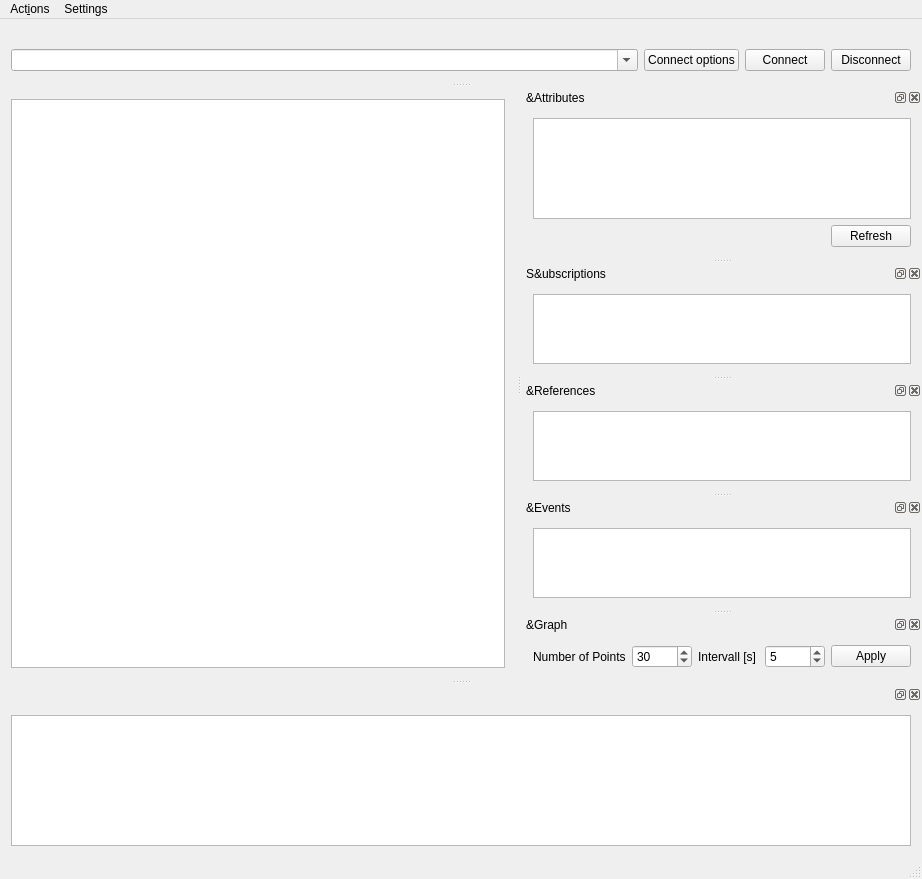
<?xml version="1.0" encoding="UTF-8"?>
<ui version="4.0">
 <class>MainWindow</class>
 <widget class="QMainWindow" name="MainWindow">
  <property name="geometry">
   <rect>
    <x>0</x>
    <y>0</y>
    <width>922</width>
    <height>879</height>
   </rect>
  </property>
  <property name="windowTitle">
   <string>OPC Explorer</string>
  </property>
  <property name="windowIcon">
   <iconset>
    <normaloff>../network.svg</normaloff>../network.svg</iconset>
  </property>
  <widget class="QWidget" name="centralWidget">
   <layout class="QGridLayout" name="gridLayout_2">
    <item row="0" column="0">
     <widget class="QSplitter" name="splitter">
      <property name="sizePolicy">
       <sizepolicy hsizetype="Preferred" vsizetype="Preferred">
        <horstretch>0</horstretch>
        <verstretch>0</verstretch>
       </sizepolicy>
      </property>
      <property name="orientation">
       <enum>Qt::Horizontal</enum>
      </property>
      <widget class="QTreeView" name="treeView">
       <property name="sizePolicy">
        <sizepolicy hsizetype="Fixed" vsizetype="Expanding">
         <horstretch>0</horstretch>
         <verstretch>0</verstretch>
        </sizepolicy>
       </property>
       <property name="focusPolicy">
        <enum>Qt::StrongFocus</enum>
       </property>
       <property name="contextMenuPolicy">
        <enum>Qt::ActionsContextMenu</enum>
       </property>
       <property name="editTriggers">
        <set>QAbstractItemView::NoEditTriggers</set>
       </property>
       <property name="dragEnabled">
        <bool>true</bool>
       </property>
       <property name="dragDropMode">
        <enum>QAbstractItemView::DragOnly</enum>
       </property>
      </widget>
     </widget>
    </item>
   </layout>
  </widget>
  <widget class="QMenuBar" name="menuBar">
   <property name="geometry">
    <rect>
     <x>0</x>
     <y>0</y>
     <width>922</width>
     <height>24</height>
    </rect>
   </property>
   <widget class="QMenu" name="menuOPC_UA_Client">
    <property name="title">
     <string>Act&amp;ions</string>
    </property>
    <addaction name="actionConnect"/>
    <addaction name="actionDisconnect"/>
    <addaction name="actionCopyPath"/>
    <addaction name="actionCopyNodeId"/>
    <addaction name="actionSubscribeDataChange"/>
    <addaction name="actionUnsubscribeDataChange"/>
    <addaction name="actionSubscribeEvent"/>
    <addaction name="actionUnsubscribeEvents"/>
   </widget>
   <widget class="QMenu" name="menuSettings">
    <property name="title">
     <string>Settings</string>
    </property>
    <addaction name="actionDark_Mode"/>
    <addaction name="actionClient_Application_Certificate"/>
   </widget>
   <addaction name="menuOPC_UA_Client"/>
   <addaction name="menuSettings"/>
  </widget>
  <widget class="QStatusBar" name="statusBar"/>
  <widget class="QDockWidget" name="attrDockWidget">
   <property name="sizePolicy">
    <sizepolicy hsizetype="Expanding" vsizetype="Preferred">
     <horstretch>0</horstretch>
     <verstretch>0</verstretch>
    </sizepolicy>
   </property>
   <property name="minimumSize">
    <size>
     <width>400</width>
     <height>170</height>
    </size>
   </property>
   <property name="windowTitle">
    <string>&amp;Attributes</string>
   </property>
   <attribute name="dockWidgetArea">
    <number>2</number>
   </attribute>
   <widget class="QWidget" name="dockWidgetContents">
    <property name="sizePolicy">
     <sizepolicy hsizetype="Expanding" vsizetype="Preferred">
      <horstretch>0</horstretch>
      <verstretch>0</verstretch>
     </sizepolicy>
    </property>
    <property name="minimumSize">
     <size>
      <width>100</width>
      <height>0</height>
     </size>
    </property>
    <layout class="QGridLayout" name="gridLayout_4">
     <item row="0" column="0" colspan="2">
      <widget class="QTreeView" name="attrView">
       <property name="focusPolicy">
        <enum>Qt::StrongFocus</enum>
       </property>
       <property name="sizeAdjustPolicy">
        <enum>QAbstractScrollArea::AdjustToContents</enum>
       </property>
       <property name="editTriggers">
        <set>QAbstractItemView::AllEditTriggers</set>
       </property>
       <property name="showDropIndicator" stdset="0">
        <bool>false</bool>
       </property>
       <property name="textElideMode">
        <enum>Qt::ElideNone</enum>
       </property>
       <property name="autoExpandDelay">
        <number>-1</number>
       </property>
       <property name="indentation">
        <number>18</number>
       </property>
       <property name="sortingEnabled">
        <bool>true</bool>
       </property>
       <property name="wordWrap">
        <bool>true</bool>
       </property>
      </widget>
     </item>
     <item row="1" column="0">
      <spacer name="horizontalSpacer">
       <property name="orientation">
        <enum>Qt::Horizontal</enum>
       </property>
       <property name="sizeHint" stdset="0">
        <size>
         <width>40</width>
         <height>20</height>
        </size>
       </property>
      </spacer>
     </item>
     <item row="1" column="1">
      <widget class="QPushButton" name="attrRefreshButton">
       <property name="text">
        <string>Refresh</string>
       </property>
      </widget>
     </item>
    </layout>
   </widget>
  </widget>
  <widget class="QDockWidget" name="addrDockWidget">
   <property name="sizePolicy">
    <sizepolicy hsizetype="Preferred" vsizetype="Minimum">
     <horstretch>0</horstretch>
     <verstretch>0</verstretch>
    </sizepolicy>
   </property>
   <property name="features">
    <set>QDockWidget::NoDockWidgetFeatures</set>
   </property>
   <property name="allowedAreas">
    <set>Qt::TopDockWidgetArea</set>
   </property>
   <attribute name="dockWidgetArea">
    <number>4</number>
   </attribute>
   <widget class="QWidget" name="dockWidgetContents_2">
    <property name="sizePolicy">
     <sizepolicy hsizetype="Expanding" vsizetype="Preferred">
      <horstretch>0</horstretch>
      <verstretch>0</verstretch>
     </sizepolicy>
    </property>
    <layout class="QGridLayout" name="gridLayout">
     <item row="1" column="4">
      <widget class="QPushButton" name="connectButton">
       <property name="focusPolicy">
        <enum>Qt::StrongFocus</enum>
       </property>
       <property name="text">
        <string>Connect</string>
       </property>
      </widget>
     </item>
     <item row="1" column="5">
      <widget class="QPushButton" name="disconnectButton">
       <property name="focusPolicy">
        <enum>Qt::StrongFocus</enum>
       </property>
       <property name="text">
        <string>Disconnect</string>
       </property>
      </widget>
     </item>
     <item row="1" column="2">
      <widget class="QComboBox" name="addrComboBox">
       <property name="sizePolicy">
        <sizepolicy hsizetype="Expanding" vsizetype="Fixed">
         <horstretch>0</horstretch>
         <verstretch>0</verstretch>
        </sizepolicy>
       </property>
       <property name="editable">
        <bool>true</bool>
       </property>
       <property name="insertPolicy">
        <enum>QComboBox::InsertAtTop</enum>
       </property>
      </widget>
     </item>
     <item row="1" column="3">
      <widget class="QPushButton" name="connectOptionButton">
       <property name="focusPolicy">
        <enum>Qt::StrongFocus</enum>
       </property>
       <property name="text">
        <string>Connect options</string>
       </property>
      </widget>
     </item>
    </layout>
   </widget>
  </widget>
  <widget class="QDockWidget" name="subDockWidget">
   <property name="sizePolicy">
    <sizepolicy hsizetype="Expanding" vsizetype="Preferred">
     <horstretch>0</horstretch>
     <verstretch>0</verstretch>
    </sizepolicy>
   </property>
   <property name="windowTitle">
    <string>S&amp;ubscriptions</string>
   </property>
   <attribute name="dockWidgetArea">
    <number>2</number>
   </attribute>
   <widget class="QWidget" name="dockWidgetContents_3">
    <property name="sizePolicy">
     <sizepolicy hsizetype="Expanding" vsizetype="Preferred">
      <horstretch>0</horstretch>
      <verstretch>0</verstretch>
     </sizepolicy>
    </property>
    <layout class="QGridLayout" name="gridLayout_3">
     <item row="0" column="0">
      <widget class="QTableView" name="subView">
       <property name="focusPolicy">
        <enum>Qt::StrongFocus</enum>
       </property>
       <property name="acceptDrops">
        <bool>true</bool>
       </property>
       <property name="sizeAdjustPolicy">
        <enum>QAbstractScrollArea::AdjustToContents</enum>
       </property>
       <property name="editTriggers">
        <set>QAbstractItemView::NoEditTriggers</set>
       </property>
       <property name="tabKeyNavigation">
        <bool>false</bool>
       </property>
       <property name="dragDropOverwriteMode">
        <bool>false</bool>
       </property>
       <property name="dragDropMode">
        <enum>QAbstractItemView::DropOnly</enum>
       </property>
      </widget>
     </item>
    </layout>
   </widget>
  </widget>
  <widget class="QDockWidget" name="refDockWidget">
   <property name="sizePolicy">
    <sizepolicy hsizetype="Expanding" vsizetype="Preferred">
     <horstretch>0</horstretch>
     <verstretch>0</verstretch>
    </sizepolicy>
   </property>
   <property name="windowTitle">
    <string>&amp;References</string>
   </property>
   <attribute name="dockWidgetArea">
    <number>2</number>
   </attribute>
   <widget class="QWidget" name="dockWidgetContents_4">
    <property name="sizePolicy">
     <sizepolicy hsizetype="Expanding" vsizetype="Preferred">
      <horstretch>0</horstretch>
      <verstretch>0</verstretch>
     </sizepolicy>
    </property>
    <layout class="QVBoxLayout" name="verticalLayout_2">
     <item>
      <widget class="QTableView" name="refView">
       <property name="focusPolicy">
        <enum>Qt::StrongFocus</enum>
       </property>
       <property name="editTriggers">
        <set>QAbstractItemView::NoEditTriggers</set>
       </property>
       <property name="tabKeyNavigation">
        <bool>false</bool>
       </property>
      </widget>
     </item>
    </layout>
   </widget>
  </widget>
  <widget class="QDockWidget" name="evDockWidget">
   <property name="sizePolicy">
    <sizepolicy hsizetype="Expanding" vsizetype="Preferred">
     <horstretch>0</horstretch>
     <verstretch>0</verstretch>
    </sizepolicy>
   </property>
   <property name="windowTitle">
    <string>&amp;Events</string>
   </property>
   <attribute name="dockWidgetArea">
    <number>2</number>
   </attribute>
   <widget class="QWidget" name="dockWidgetContents_5">
    <layout class="QGridLayout" name="gridLayout_5">
     <item row="0" column="0">
      <widget class="QListView" name="evView">
       <property name="focusPolicy">
        <enum>Qt::StrongFocus</enum>
       </property>
       <property name="acceptDrops">
        <bool>true</bool>
       </property>
       <property name="editTriggers">
        <set>QAbstractItemView::NoEditTriggers</set>
       </property>
       <property name="dragDropMode">
        <enum>QAbstractItemView::DropOnly</enum>
       </property>
      </widget>
     </item>
    </layout>
   </widget>
  </widget>
  <widget class="QDockWidget" name="logDockWidget_2">
   <attribute name="dockWidgetArea">
    <number>8</number>
   </attribute>
   <widget class="QWidget" name="dockWidgetContents_7">
    <layout class="QGridLayout" name="gridLayout_6">
     <item row="0" column="0">
      <widget class="QTextEdit" name="logTextEdit">
       <property name="focusPolicy">
        <enum>Qt::StrongFocus</enum>
       </property>
       <property name="tabChangesFocus">
        <bool>true</bool>
       </property>
       <property name="readOnly">
        <bool>false</bool>
       </property>
      </widget>
     </item>
    </layout>
   </widget>
  </widget>
  <widget class="QDockWidget" name="graphDockWidget">
   <property name="windowTitle">
    <string>&amp;Graph</string>
   </property>
   <attribute name="dockWidgetArea">
    <number>2</number>
   </attribute>
   <widget class="QWidget" name="dockWidgetContents_6">
    <layout class="QGridLayout" name="gridLayout_7">
     <item row="0" column="0">
      <layout class="QVBoxLayout" name="graphLayout">
       <item>
        <layout class="QHBoxLayout" name="horizontalLayout">
         <item>
          <widget class="QLabel" name="labelNumberOfPoints">
           <property name="text">
            <string>Number of Points</string>
           </property>
          </widget>
         </item>
         <item>
          <widget class="QSpinBox" name="spinBoxNumberOfPoints">
           <property name="minimum">
            <number>10</number>
           </property>
           <property name="maximum">
            <number>100</number>
           </property>
           <property name="value">
            <number>30</number>
           </property>
          </widget>
         </item>
         <item>
          <widget class="QLabel" name="labelIntervall">
           <property name="text">
            <string>Intervall [s]</string>
           </property>
          </widget>
         </item>
         <item>
          <widget class="QSpinBox" name="spinBoxIntervall">
           <property name="minimum">
            <number>1</number>
           </property>
           <property name="maximum">
            <number>3600</number>
           </property>
           <property name="value">
            <number>5</number>
           </property>
          </widget>
         </item>
         <item>
          <widget class="QPushButton" name="buttonApply">
           <property name="text">
            <string>Apply</string>
           </property>
          </widget>
         </item>
        </layout>
       </item>
      </layout>
     </item>
    </layout>
   </widget>
  </widget>
  <action name="actionConnect">
   <property name="text">
    <string>&amp;Connect</string>
   </property>
  </action>
  <action name="actionDisconnect">
   <property name="text">
    <string>&amp;Disconnect</string>
   </property>
   <property name="toolTip">
    <string>Disconnect from server</string>
   </property>
  </action>
  <action name="actionSubscribeDataChange">
   <property name="text">
    <string>&amp;Subscribe to data change</string>
   </property>
   <property name="toolTip">
    <string>Subscribe to data change from selected node</string>
   </property>
  </action>
  <action name="actionUnsubscribeDataChange">
   <property name="text">
    <string>&amp;Unsubscribe to DataChange</string>
   </property>
   <property name="toolTip">
    <string>Unsubscribe to DataChange for current node</string>
   </property>
  </action>
  <action name="actionSubscribeEvent">
   <property name="text">
    <string>Subscribe to &amp;events</string>
   </property>
   <property name="toolTip">
    <string>Subscribe to events from selected node</string>
   </property>
  </action>
  <action name="actionUnsubscribeEvents">
   <property name="text">
    <string>U&amp;nsubscribe to Events</string>
   </property>
   <property name="toolTip">
    <string>Unsubscribe to Events from current node</string>
   </property>
  </action>
  <action name="actionCopyPath">
   <property name="text">
    <string>Copy &amp;Path</string>
   </property>
   <property name="toolTip">
    <string>Copy path to node to clipboard</string>
   </property>
  </action>
  <action name="actionCopyNodeId">
   <property name="text">
    <string>C&amp;opy NodeId</string>
   </property>
   <property name="toolTip">
    <string>Copy NodeId to clipboard</string>
   </property>
  </action>
  <action name="actionAddToGraph">
   <property name="text">
    <string>Add to &amp;Graph</string>
   </property>
   <property name="toolTip">
    <string>Add this node to the graph</string>
   </property>
   <property name="shortcut">
    <string>Ctrl+G</string>
   </property>
  </action>
  <action name="actionRemoveFromGraph">
   <property name="text">
    <string>Remove from Graph</string>
   </property>
   <property name="toolTip">
    <string>Remove this node from the graph</string>
   </property>
   <property name="shortcut">
    <string>Ctrl+Shift+G</string>
   </property>
  </action>
  <action name="actionCall">
   <property name="text">
    <string>Call</string>
   </property>
   <property name="toolTip">
    <string>Call Ua Method</string>
   </property>
  </action>
  <action name="actionDark_Mode">
   <property name="checkable">
    <bool>true</bool>
   </property>
   <property name="text">
    <string>Dark Mode</string>
   </property>
   <property name="statusTip">
    <string>Enables Dark Mode Theme</string>
   </property>
  </action>
  <action name="actionClient_Application_Certificate">
   <property name="text">
    <string>Client Application Certificate</string>
   </property>
  </action>
 </widget>
 <layoutdefault spacing="6" margin="11"/>
 <tabstops>
  <tabstop>addrComboBox</tabstop>
  <tabstop>connectOptionButton</tabstop>
  <tabstop>connectButton</tabstop>
  <tabstop>disconnectButton</tabstop>
  <tabstop>treeView</tabstop>
  <tabstop>attrView</tabstop>
  <tabstop>attrRefreshButton</tabstop>
  <tabstop>subView</tabstop>
  <tabstop>refView</tabstop>
  <tabstop>evView</tabstop>
  <tabstop>spinBoxNumberOfPoints</tabstop>
  <tabstop>spinBoxIntervall</tabstop>
  <tabstop>buttonApply</tabstop>
  <tabstop>logTextEdit</tabstop>
 </tabstops>
 <resources/>
 <connections/>
</ui>
